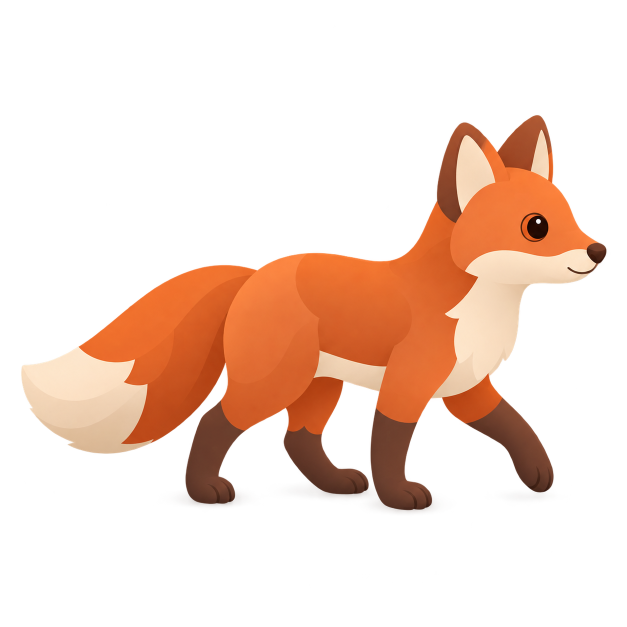
#> input picture unity/Assets/Resources/UrbanWildlife/Animals/fox-citybuilder-soft-v02.png, 1254 x 1254 px (shown at 1/2 size)
$ python normalize_sprite_frames.py ../unity/Assets/Resources/UrbanWildlife/Animals/fox-citybuilder-soft-v02.png out.png ../unity/Assets/Resources/UrbanWildlife/Animals/fox-feed-01-v01.png --axis width
#> lines starting #> are read from the running program, lines starting #| are printed output that depends on the picture; after the words box and inside, x2 and y2 are one past the last pixel; in counts of white or black regions, pixels touching at a corner belong together
"""Normalize generated RGBA frames to a reference sprite without changing pose."""

from __future__ import annotations

import argparse
from pathlib import Path

from PIL import Image


def alpha_bbox(image: Image.Image, threshold: int = 8) -> tuple[int, int, int, int]:
    alpha = image.getchannel("A")
    mask = alpha.point(lambda value: 255 if value > threshold else 0)
    bbox = mask.getbbox()
    if bbox is None:
        raise ValueError("sprite has no visible alpha silhouette")
    return bbox


def main() -> None:
    parser = argparse.ArgumentParser()
    parser.add_argument("reference", type=Path)
    parser.add_argument("destination", type=Path)
    parser.add_argument("sources", type=Path, nargs="+")
    parser.add_argument("--axis", choices=("width", "height"), required=True)
    args = parser.parse_args()

    reference = Image.open(args.reference).convert("RGBA")
#> reference is the input picture: PIL image 1254x1254 RGBA; mean R, G, B, A 55.4, 31.8, 19.7, 64.6
    ref_left, ref_top, ref_right, ref_bottom = alpha_bbox(reference)
#> in alpha_bbox, `mask = alpha.point(lambda value: 255 if value > threshold else 0)`:
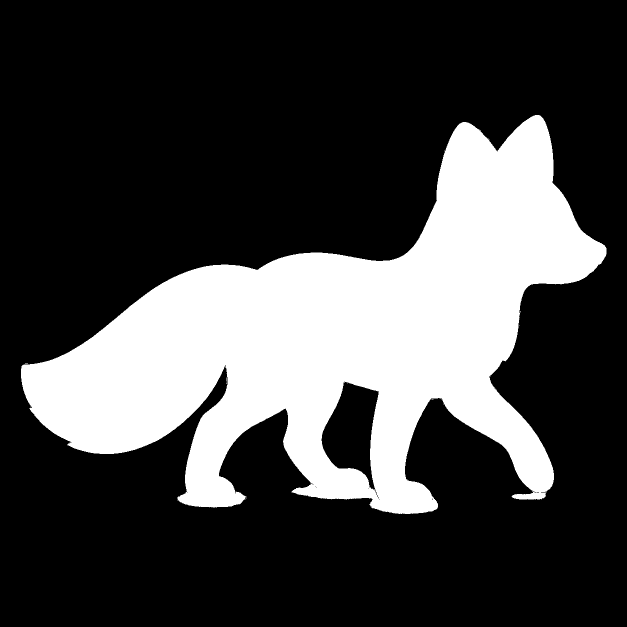
#> mask: PIL image 1254x1254 L (shown at 1/2 size); 26.2% white; 24 white regions (23 under 20 px), largest, box (x1, y1, x2, y2) and area: (42, 230, 1213, 1028) 412096
#> in alpha_bbox, `bbox = mask.getbbox()`: bbox = (42, 230, 1213, 1028)
#> ref_left = 42; ref_top = 230; ref_right = 1213; ref_bottom = 1028
    ref_width = ref_right - ref_left
#> ref_width = 1171
    ref_height = ref_bottom - ref_top
#> ref_height = 798
    ref_extent = ref_width if args.axis == "width" else ref_height
#> ref_extent = 1171
    ref_canvas_extent = reference.width if args.axis == "width" else reference.height
#> ref_canvas_extent = 1254
    centre_x_ratio = ((ref_left + ref_right) * 0.5) / reference.width
#> centre_x_ratio = 0.5
    bottom_ratio = ref_bottom / reference.height
#> bottom_ratio = 0.82

    args.destination.mkdir(parents=True, exist_ok=True)
    for source_path in args.sources:
        source = Image.open(source_path).convert("RGBA")
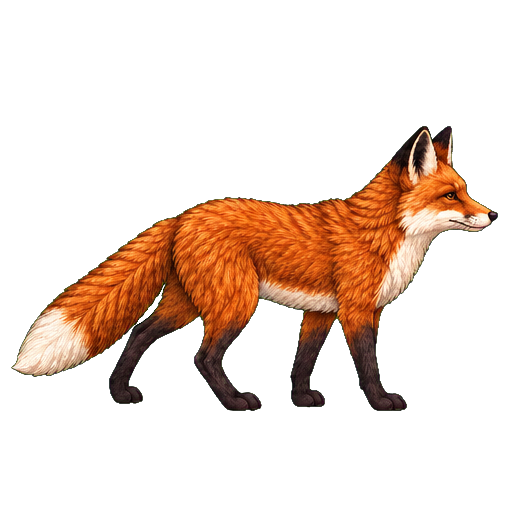
#> input picture unity/Assets/Resources/UrbanWildlife/Animals/fox-feed-01-v01.png, 512 x 512 px
#> source is the input picture: PIL image 512x512 RGBA; mean R, G, B, A 37.7, 20.4, 10.3, 55.7
        left, top, right, bottom = alpha_bbox(source)
#> call 2 of alpha_bbox, with threshold = 8
#> in alpha_bbox (call 2), `alpha = image.getchannel("A")`:
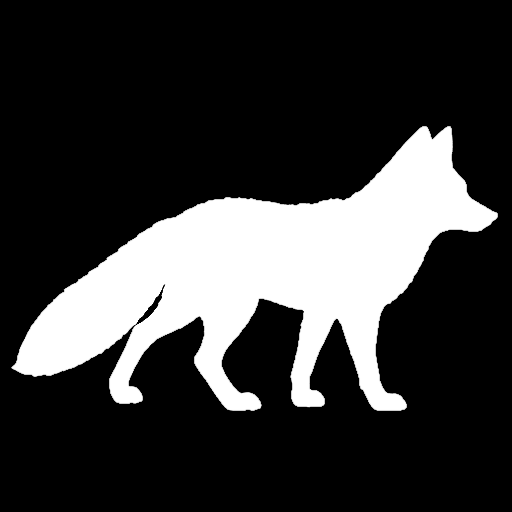
#> alpha: PIL image 512x512 L; min 0, max 255, mean 55.7
#> in alpha_bbox (call 2), `mask = alpha.point(lambda value: 255 if value > threshold else 0)`:
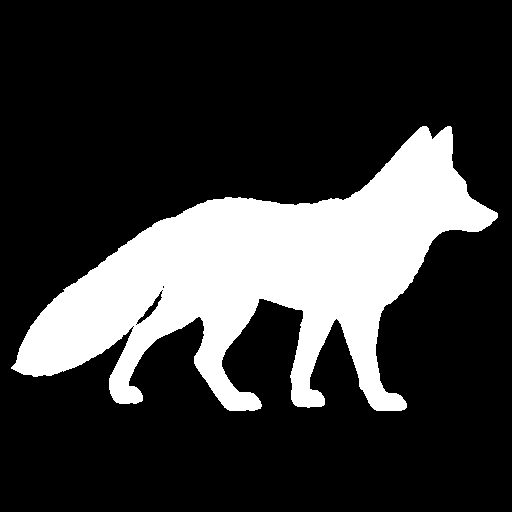
#> mask: PIL image 512x512 L; 22.1% white; 1 white region, box (x1, y1, x2, y2) and area: (11, 126, 498, 411) 57898
#> in alpha_bbox (call 2), `bbox = mask.getbbox()`: bbox = (11, 126, 498, 411)
#> left = 11; top = 126; right = 498; bottom = 411
        subject = source.crop((left, top, right, bottom))
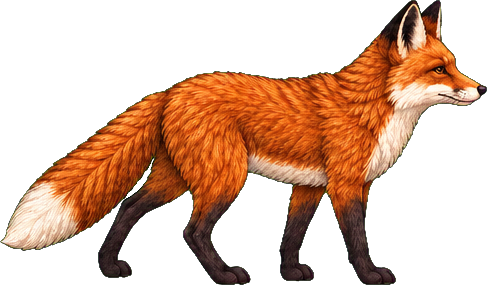
#> subject: PIL image 487x285 RGBA; mean R, G, B, A 71.3, 38.6, 19.5, 105.2; transparent parts drawn white
        current_extent = subject.width if args.axis == "width" else subject.height
#> current_extent = 487
        target_extent = (ref_extent / ref_canvas_extent) * (
            source.width if args.axis == "width" else source.height
        )
#> target_extent = 478.1
        scale = target_extent / max(1, current_extent)
#> scale = 0.982
        resized = subject.resize(
            (
                max(1, round(subject.width * scale)),
                max(1, round(subject.height * scale)),
            ),
            Image.Resampling.LANCZOS,
        )
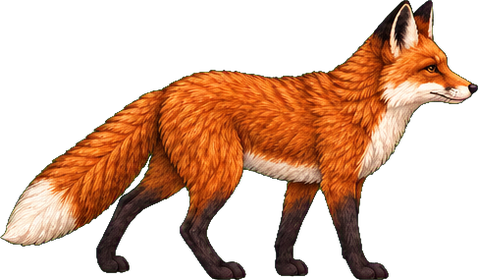
#> resized: PIL image 478x280 RGBA; mean R, G, B, A 71.7, 39.1, 19.6, 105.3; transparent parts drawn white

        output = Image.new("RGBA", source.size, (0, 0, 0, 0))
#> output: PIL image 512x512 RGBA; every value is 0
        target_centre_x = centre_x_ratio * source.width
#> target_centre_x = 256.2
        target_bottom = bottom_ratio * source.height
#> target_bottom = 419.7
        paste_x = round(target_centre_x - resized.width * 0.5)
#> paste_x = 17
        paste_y = round(target_bottom - resized.height)
#> paste_y = 140
        if (
            paste_x < 0
            or paste_y < 0
            or paste_x + resized.width > source.width
            or paste_y + resized.height > source.height
        ):
            raise ValueError(
                f"normalized sprite would be clipped: {source_path.name} "
                f"at {(paste_x, paste_y)} size={resized.size} canvas={source.size}"
            )
        output.alpha_composite(resized, (paste_x, paste_y))
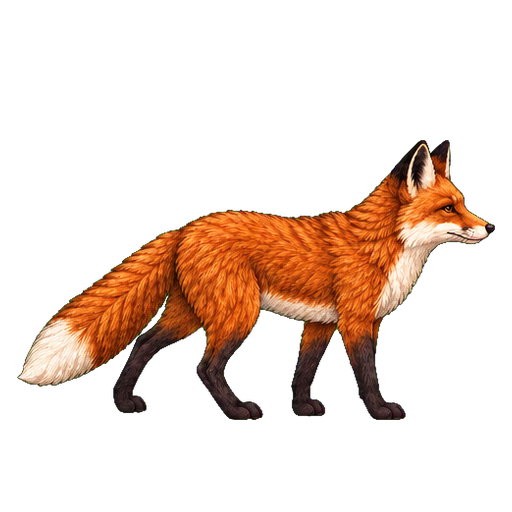
#> output: PIL image 512x512 RGBA; mean R, G, B, A 36.6, 20, 10, 53.8; transparent parts drawn white
        output.save(args.destination / source_path.name)
        print(
            f"{source_path.name}: bbox={right-left}x{bottom-top} "
            f"scale={scale:.4f} normalized={resized.width}x{resized.height} "
            f"baseline={paste_y + resized.height}"
        )
#| fox-feed-01-v01.png: bbox=487x285 scale=0.9817 normalized=478x280 baseline=420


if __name__ == "__main__":
    main()
